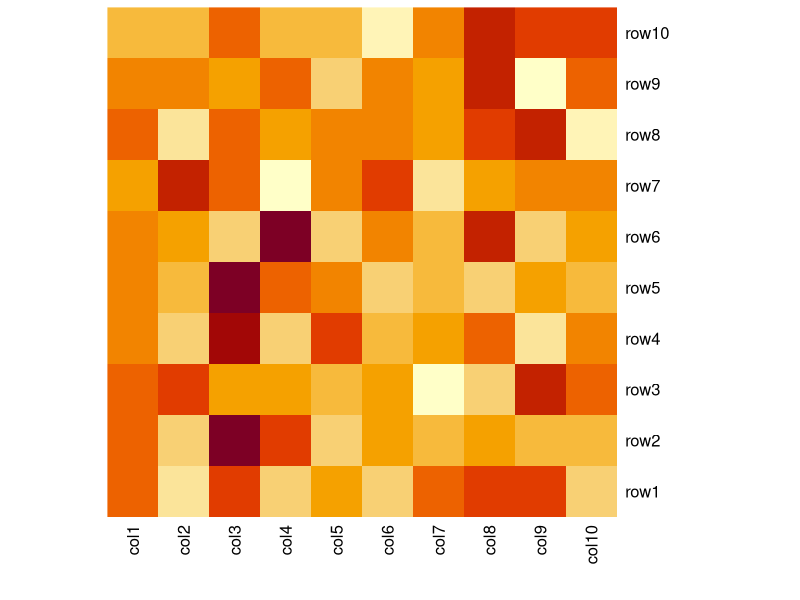

Recreate this plot in R.

                                                
data <- matrix(rnorm(100, 0, 10), nrow = 10, ncol = 10)           
colnames(data) <- paste0("col", 1:10)                             
rownames(data) <- paste0("row", 1:10)   
View (data)
heatmap(data, Rowv = NA, Colv = NA)
